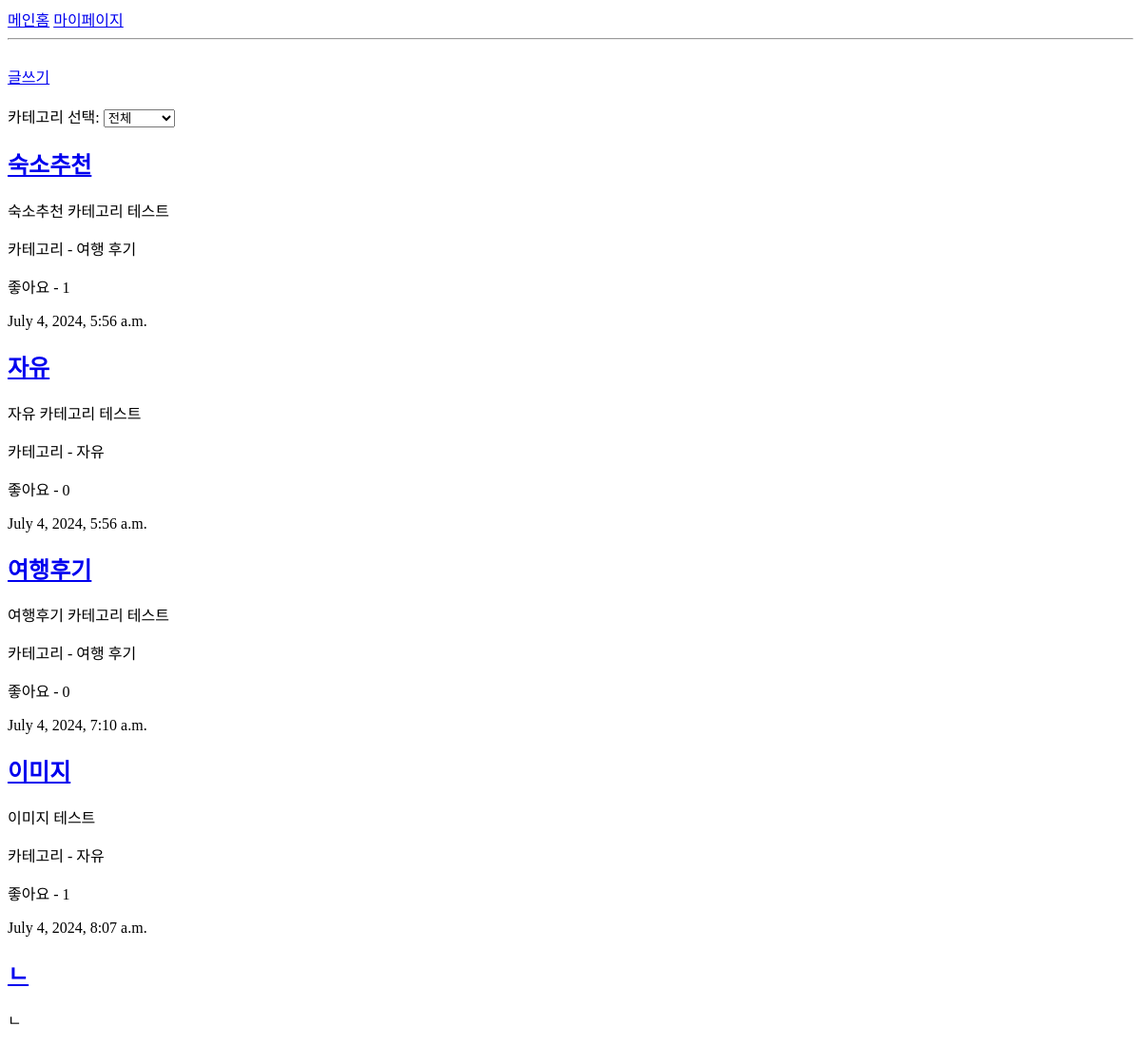
The page /community/ (signed in, upper part) on the database as committed earlier.
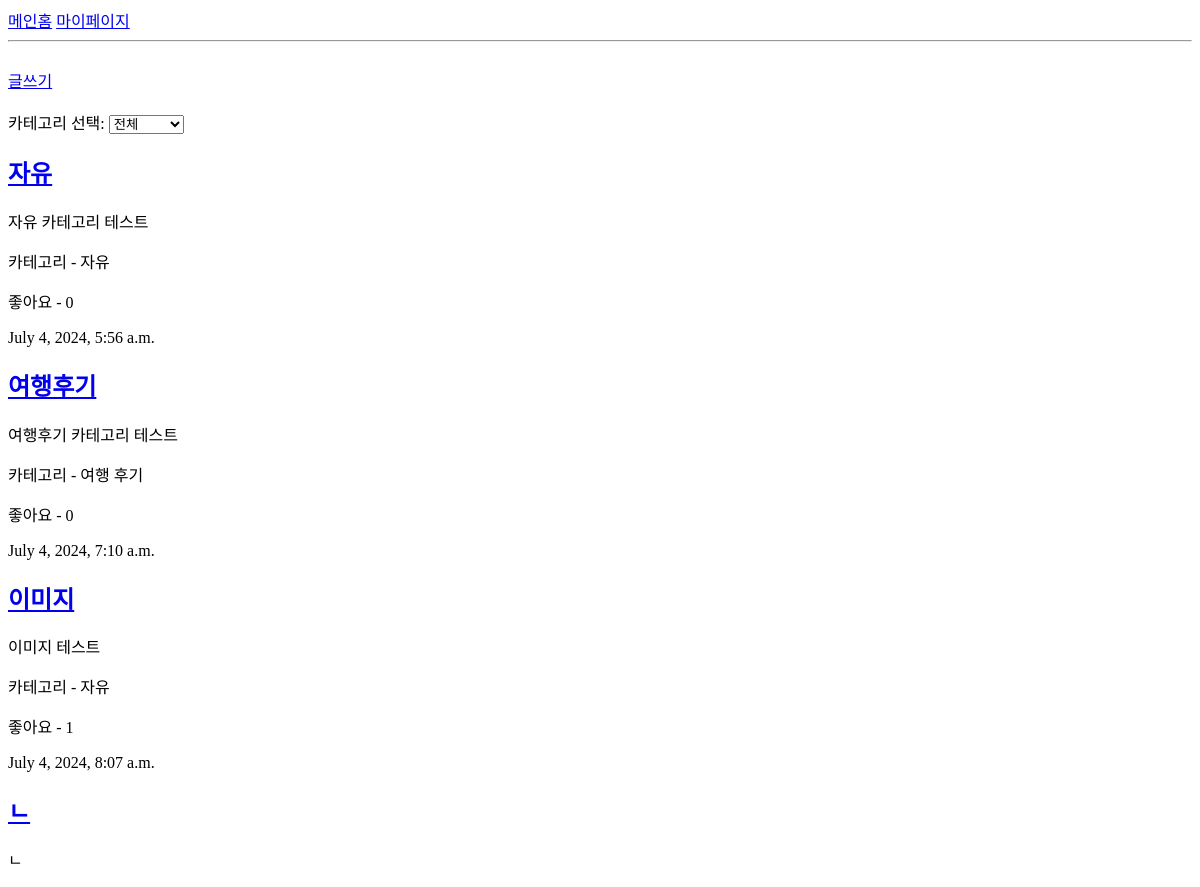
The same page on the database as committed later.
### homst/models.py (models this page shows, shortened)
class Post(models.Model):
    CATEGORY_CHOICES = [
        ('review', '여행 후기'),
        ('accommodation', '숙소 추천'),
        ('free', '자유'),
    ]
    title = models.CharField(max_length=100)
    content = models.TextField()
    category = models.CharField(max_length=20, choices=CATEGORY_CHOICES, default='free')
    author = models.ForeignKey(User, on_delete=models.CASCADE, related_name='posts')
    created_at = models.DateTimeField(auto_now_add=True)
    updated_at = models.DateTimeField(auto_now=True)
    likes = models.ManyToManyField(User, related_name='liked_posts', blank=True)
    image = models.ImageField(upload_to='post/', blank=True, null=True)
    def get_likes_count(self):
        return self.likes.count()

### homst/views.py (the view)
# urls.py: path('community/', views.community, name='community'),
@login_required
def community(request):
    category = request.GET.get('category', '')
    if category:
        posts = Post.objects.filter(category=category)
    else:
        posts = Post.objects.all()
    return render(request, 'homst/community.html', {'posts': posts})

### homst/templates/homst/community.html (shortened to what this page needs)
<!DOCTYPE html>
<html lang="ko">
  <head>
  </head>
  <body>
    <a href="{% url 'main' %}">메인홈</a>
    <a href="{% url 'mypage' %}">마이페이지</a>
    <hr />
    <br />
    <a href="{% url 'community_create' %}" class="create-button">글쓰기</a>
    <br>
    <br>
    <form method="GET" action="{% url 'community' %}">
      <label for="category">카테고리 선택:</label>
      <select name="category" id="category" onchange="this.form.submit()">
          <option value="">전체</option>
      </select>
  </form>
    {% for post in posts %}
    <h2>
      <a href="{% url 'community_detail' post.id %}">{{ post.title }}</a>
    </h2>
    <p>{{ post.content }}</p>
    <p>카테고리 - {{ post.get_category_display }}</p>
    <p>좋아요 - {{ post.get_likes_count }}</p>
    <p>{{ post.created_at }}</p>
    {% endfor %}
  </body>
</html>

Rows that differ between the two databases and show on the page:
removed Post: title "숙소추천", content "숙소추천 카테고리 테스트", category "여행 후기", get_likes_count "1", created_at "July 4, 2024, 5:56 a.m."
